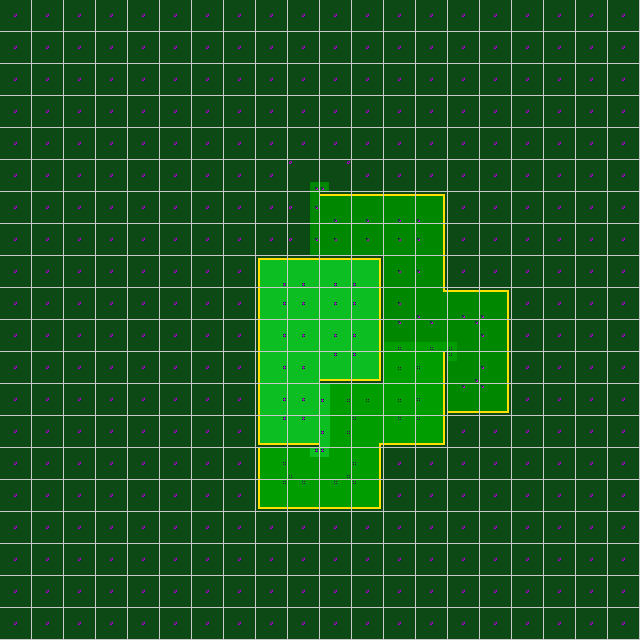

Rendered tile map (Tiled .tmx) drawn with the repository's tilesets; below, a short description and the full map source, tile grids included:
An orthogonal 20x20 tile map with 32x32 px tiles, 2 tile layers (Tile Layer 1, Tile Layer 2).

<map version="1.8" tiledversion="1.8.0" orientation="orthogonal" renderorder="right-down" width="20" height="20" tilewidth="32" tileheight="32" infinite="0" nextlayerid="3" nextobjectid="1">
 <tileset firstgid="1" source="test-tileset.tsx" />
 <layer id="1" name="Tile Layer 1" width="20" height="20">
  <data encoding="csv">
0,0,0,0,0,0,0,0,0,0,0,0,0,0,0,0,0,0,0,0,
0,0,0,0,0,0,0,0,0,0,0,0,0,0,0,0,0,0,0,0,
0,0,0,0,0,0,0,0,0,0,0,0,0,0,0,0,0,0,0,0,
0,0,0,0,0,0,0,0,0,0,0,0,0,0,0,0,0,0,0,0,
0,0,0,0,0,0,0,0,17,17,17,17,0,0,0,0,0,0,0,0,
0,0,0,0,0,0,0,0,17,61,62,17,17,17,17,0,0,0,0,0,
0,0,0,0,0,0,0,0,17,18,35,35,35,36,17,0,0,0,0,0,
0,0,0,0,0,0,0,17,17,18,14,14,14,45,17,0,0,0,0,0,
0,0,0,0,0,0,0,17,28,29,29,30,14,45,17,17,17,0,0,0,
0,0,0,0,0,0,0,17,37,38,38,39,14,88,35,36,17,0,0,0,
0,0,0,0,0,0,0,17,37,38,38,39,23,23,59,45,17,0,0,0,
0,0,0,0,0,0,0,17,37,38,47,48,11,42,68,45,17,0,0,0,
0,0,0,0,0,0,0,17,37,38,10,11,11,42,53,54,17,0,0,0,
0,0,0,0,0,0,0,17,46,47,10,76,50,51,17,17,17,0,0,0,
0,0,0,0,0,0,0,17,40,64,65,42,17,17,17,0,0,0,0,0,
0,0,0,0,0,0,0,17,49,50,50,51,17,0,0,0,0,0,0,0,
0,0,0,0,0,0,0,17,17,17,17,17,17,0,0,0,0,0,0,0,
0,0,0,0,0,0,0,0,0,0,0,0,0,0,0,0,0,0,0,0,
0,0,0,0,0,0,0,0,0,0,0,0,0,0,0,0,0,0,0,0,
0,0,0,0,0,0,0,0,0,0,0,0,0,0,0,0,0,0,0,0
</data>
 </layer>
 <layer id="2" name="Tile Layer 2" width="20" height="20">
  <data encoding="csv">
17,17,17,17,17,17,17,17,17,17,17,17,17,17,17,17,17,17,17,17,
17,17,17,17,17,17,17,17,17,17,17,17,17,17,17,17,17,17,17,17,
17,17,17,17,17,17,17,17,17,17,17,17,17,17,17,17,17,17,17,17,
17,17,17,17,17,17,17,17,17,17,17,17,17,17,17,17,17,17,17,17,
17,17,17,17,17,17,17,17,0,0,0,0,17,17,17,17,17,17,17,17,
17,17,17,17,17,17,17,17,0,0,0,0,0,0,0,17,17,17,17,17,
17,17,17,17,17,17,17,17,0,0,0,0,0,0,0,17,17,17,17,17,
17,17,17,17,17,17,17,0,0,0,0,0,0,0,0,17,17,17,17,17,
17,17,17,17,17,17,17,0,0,0,0,0,0,0,0,0,0,17,17,17,
17,17,17,17,17,17,17,0,0,0,0,0,0,0,0,0,0,17,17,17,
17,17,17,17,17,17,17,0,0,0,0,0,0,0,0,0,0,17,17,17,
17,17,17,17,17,17,17,0,0,0,0,0,0,0,0,0,0,17,17,17,
17,17,17,17,17,17,17,0,0,0,0,0,0,0,0,0,0,17,17,17,
17,17,17,17,17,17,17,0,0,0,0,0,0,0,0,0,0,17,17,17,
17,17,17,17,17,17,17,0,0,0,0,0,0,0,0,17,17,17,17,17,
17,17,17,17,17,17,17,0,0,0,0,0,0,17,17,17,17,17,17,17,
17,17,17,17,17,17,17,0,0,0,0,0,0,17,17,17,17,17,17,17,
17,17,17,17,17,17,17,17,17,17,17,17,17,17,17,17,17,17,17,17,
17,17,17,17,17,17,17,17,17,17,17,17,17,17,17,17,17,17,17,17,
17,17,17,17,17,17,17,17,17,17,17,17,17,17,17,17,17,17,17,17
</data>
 </layer>
</map>